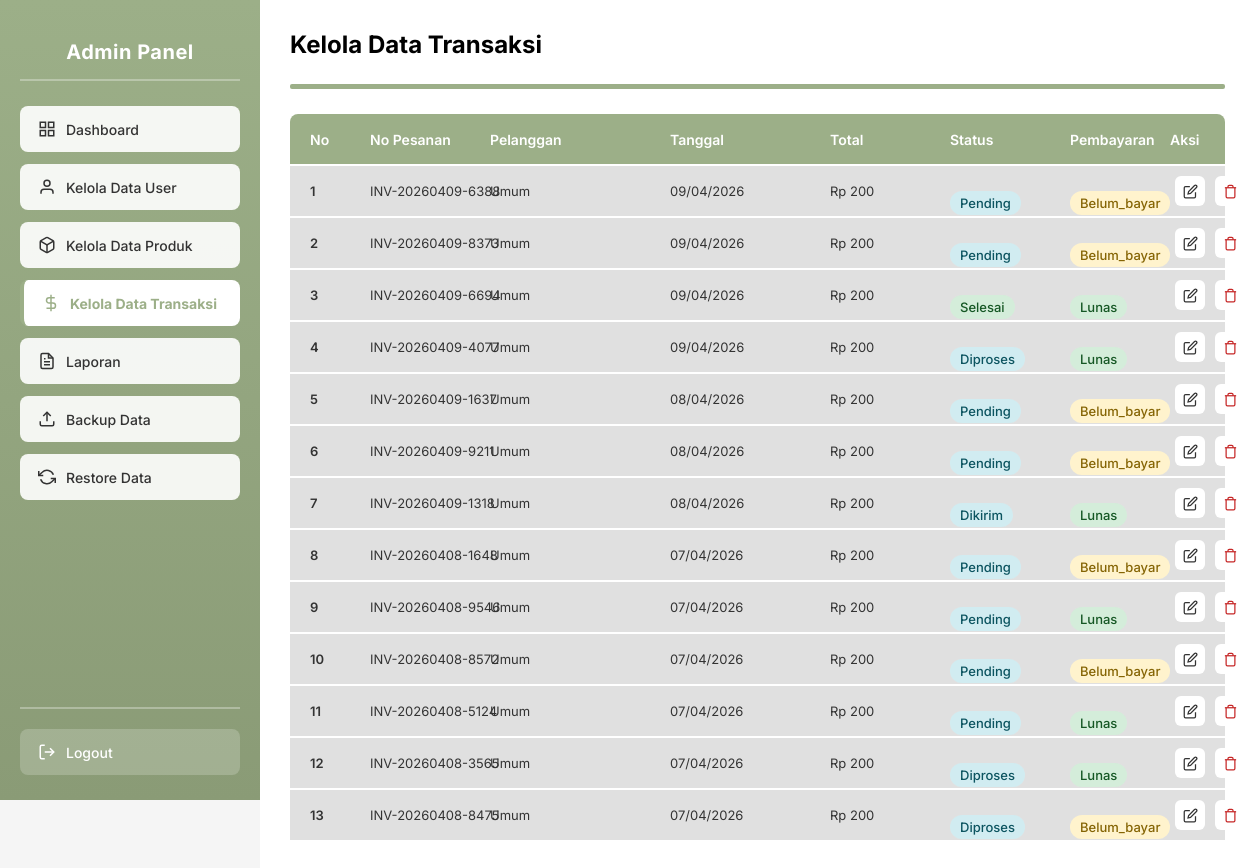
The app's page /Admin/kelola_data_transaksi.php (signed in) with its own data.
### tables this page shows
CREATE TABLE `pesanan` (
  `id` int(11) NOT NULL,
  `nomor_pesanan` varchar(50) NOT NULL,
  `id_pelanggan` int(11) DEFAULT NULL,
  `tanggal_pesanan` timestamp NOT NULL DEFAULT current_timestamp(),
  `total_harga` decimal(10,2) NOT NULL,
  `status_pesanan` enum('pending','diproses','dikirim','selesai','batal') DEFAULT 'pending',
  `status_pembayaran` enum('belum_bayar','lunas') DEFAULT 'belum_bayar',
  `metode_pembayaran` varchar(50) DEFAULT NULL,
  `metode_pembayaran_detail` varchar(50) DEFAULT NULL,
  `kurir` varchar(50) DEFAULT NULL,
  `paket_pengiriman` varchar(50) DEFAULT NULL,
  `resi_pengiriman` varchar(100) DEFAULT NULL,
  `alamat_pengiriman` text DEFAULT NULL,
  `nama_penerima` varchar(100) DEFAULT NULL,
  `telepon_penerima` varchar(20) DEFAULT NULL
);

### Admin/kelola_data_transaksi.php (the view, shortened to what this page needs)
<?php
$koneksi = getKoneksi();
$query = "SELECT p.*, pl.nama as nama_pelanggan
          FROM pesanan p
          LEFT JOIN pelanggan pl ON p.id_pelanggan = pl.id
          ORDER BY p.tanggal_pesanan DESC";
$result = mysqli_query($koneksi, $query);
$transactions = [];
while ($row = mysqli_fetch_assoc($result)) {
    $transactions[] = $row;
}
?>
<!DOCTYPE html>
<html lang="id">
<head>
</head>
<body>
<div class="main-container">
    <div class="sidebar">
        <div class="sidebar-header">
            <h1 class="sidebar-title">Admin Panel</h1>
        </div>
        <a href="dashboard.php" class="menu-item">
            <svg viewBox="0 0 24 24"><rect x="3" y="3" width="7" height="7"></rect><rect x="14" y="3" width="7" height="7"></rect><rect x="14" y="14" width="7" height="7"></rect><rect x="3" y="14" width="7" height="7"></rect></svg>
            Dashboard
        </a>
        <a href="kelola_data_user.php" class="menu-item">
            <svg viewBox="0 0 24 24"><path d="M20 21v-2a4 4 0 0 0-4-4H8a4 4 0 0 0-4 4v2"></path><circle cx="12" cy="7" r="4"></circle></svg>
            Kelola Data User
        </a>
        <a href="kelola_data_produk.php" class="menu-item">
            <svg viewBox="0 0 24 24"><path d="M21 16V8a2 2 0 0 0-1-1.73l-7-4a2 2 0 0 0-2 0l-7 4A2 2 0 0 0 3 8v8a2 2 0 0 0 1 1.73l7 4a2 2 0 0 0 2 0l7-4A2 2 0 0 0 21 16z"></path><polyline points="3.27 6.96 12 12.01 20.73 6.96"></polyline><line x1="12" y1="22.08" x2="12" y2="12"></line></svg>
            Kelola Data Produk
        </a>
        <a href="kelola_data_transaksi.php" class="menu-item active">
            <svg viewBox="0 0 24 24"><line x1="12" y1="1" x2="12" y2="23"></line><path d="M17 5H9.5a3.5 3.5 0 0 0 0 7h5a3.5 3.5 0 0 1 0 7H6"></path></svg>
            Kelola Data Transaksi
        </a>
        <a href="laporan.php" class="menu-item">
            <svg viewBox="0 0 24 24"><path d="M14 2H6a2 2 0 0 0-2 2v16a2 2 0 0 0 2 2h12a2 2 0 0 0 2-2V8z"></path><polyline points="14 2 14 8 20 8"></polyline><line x1="16" y1="13" x2="8" y2="13"></line><line x1="16" y1="17" x2="8" y2="17"></line><polyline points="10 9 9 9 8 9"></polyline></svg>
            Laporan
        </a>
        <a href="backup_data.php" class="menu-item">
            <svg viewBox="0 0 24 24"><path d="M21 15v4a2 2 0 0 1-2 2H5a2 2 0 0 1-2-2v-4"></path><polyline points="17 8 12 3 7 8"></polyline><line x1="12" y1="3" x2="12" y2="15"></line></svg>
            Backup Data
        </a>
        <a href="restore_data.php" class="menu-item">
            <svg viewBox="0 0 24 24"><polyline points="1 4 1 10 7 10"></polyline><polyline points="23 20 23 14 17 14"></polyline><path d="M20.49 9A9 9 0 0 0 5.64 5.64L1 10m22 4l-4.64 4.36A9 9 0 0 1 3.51 15"></path></svg>
            Restore Data
        </a>
        <div class="logout-section">
            <a href="../auth/logout.php" class="logout-btn">
                <svg viewBox="0 0 24 24"><path d="M9 21H5a2 2 0 0 1-2-2V5a2 2 0 0 1 2-2h4"></path><polyline points="16 17 21 12 16 7"></polyline><line x1="21" y1="12" x2="9" y2="12"></line></svg>
                Logout
            </a>
        </div>
    </div>
    <div class="main-content">
        <h2 class="page-title">Kelola Data Transaksi</h2>
        <div class="divider"></div>
        <div class="table-header">
            <span class="col-no">No</span>
            <span class="col-nomor">No Pesanan</span>
            <span class="col-pelanggan">Pelanggan</span>
            <span class="col-tanggal">Tanggal</span>
            <span class="col-total">Total</span>
            <span class="col-status">Status</span>
            <span class="col-pembayaran">Pembayaran</span>
            <span class="col-aksi">Aksi</span>
        </div>
        <?php $no = 1; foreach ($transactions as $trx): ?>
        <div class="table-row">
            <span class="col-no"><?= $no++ ?></span>
            <span class="col-nomor"><?= htmlspecialchars($trx['nomor_pesanan']) ?></span>
            <span class="col-pelanggan"><?= htmlspecialchars($trx['nama_pelanggan'] ?? 'Umum') ?></span>
            <span class="col-tanggal"><?= date('d/m/Y', strtotime($trx['tanggal_pesanan'])) ?></span>
            <span class="col-total">Rp <?= number_format($trx['total_harga'], 0, ',', '.') ?></span>
            <span class="col-status">
                <span class="badge badge-<?= $trx['status_pesanan']=='selesai'?'success':($trx['status_pesanan']=='batal'?'danger':'info') ?>">
                    <?= ucfirst($trx['status_pesanan']) ?>
                </span>
            </span>
            <span class="col-pembayaran">
                <span class="badge badge-<?= $trx['status_pembayaran']=='lunas'?'success':'warning' ?>">
                    <?= ucfirst($trx['status_pembayaran']) ?>
                </span>
            </span>
            <button class="btn-action btn-edit" onclick='openModal("edit", <?= json_encode($trx) ?>)' title="Edit Status">
                <svg viewBox="0 0 24 24"><path d="M11 4H4a2 2 0 0 0-2 2v14a2 2 0 0 0 2 2h14a2 2 0 0 0 2-2v-7"></path><path d="M18.5 2.5a2.121 2.121 0 0 1 3 3L12 15l-4 1 1-4 9.5-9.5z"></path></svg>
            </button>
            <a href="?hapus=<?= $trx['id'] ?>" class="btn-action btn-delete" onclick="return confirm('Hapus transaksi ini?')" title="Hapus">
                <svg viewBox="0 0 24 24"><polyline points="3 6 5 6 21 6"></polyline><path d="M19 6v14a2 2 0 0 1-2 2H7a2 2 0 0 1-2-2V6m3 0V4a2 2 0 0 1 2-2h4a2 2 0 0 1 2 2v2"></path></svg>
            </a>
        </div>
        <?php endforeach; ?>
    </div>
</div>
</body>
</html>

### Admin/kelola_data_transaksi.php (style rules this page uses)
* { margin: 0; padding: 0; box-sizing: border-box; }
body { font-family: 'Inter', Arial, sans-serif; background: #f5f5f5; color: #333; }
.main-container { display: flex; min-height: 100vh; }
.sidebar { width: 260px; background: linear-gradient(180deg, #9CAF88 0%, #8A9B76 100%); padding: 25px 20px; display: flex; flex-direction: column; position: fixed; height: 100vh; overflow-y: auto; }
.sidebar-header { text-align: center; padding: 15px 0; margin-bottom: 25px; border-bottom: 2px solid rgba(255,255,255,0.3); }
.sidebar-title { color: white; font-size: 20px; font-weight: 700; letter-spacing: 0.5px; }
.menu-item { background-color: rgba(255,255,255,0.9); padding: 14px 18px; margin-bottom: 12px; border-radius: 8px; text-align: left; cursor: pointer; font-weight: 500; color: #333; text-decoration: none; transition: all 0.2s ease; font-size: 14px; display: flex; align-items: center; gap: 10px; }
.menu-item.active { background-color: white; color: #9CAF88; font-weight: 700; border-left: 4px solid #9CAF88; }
.menu-item svg { width: 18px; height: 18px; stroke: currentColor; fill: none; stroke-width: 2; }
.logout-section { margin-top: auto; padding-top: 20px; border-top: 2px solid rgba(255,255,255,0.3); }
.logout-btn { display: flex; align-items: center; gap: 10px; padding: 14px 18px; background-color: rgba(255,255,255,0.2); color: white; border: none; border-radius: 8px; cursor: pointer; font-size: 14px; font-weight: 500; text-decoration: none; transition: background-color 0.2s; }
.logout-btn svg { width: 18px; height: 18px; stroke: white; fill: none; stroke-width: 2; }
.main-content { flex: 1; margin-left: 260px; padding: 30px; background: #fff; min-height: 100vh; }
.page-title { font-size: 24px; font-weight: 700; color: #000; margin-bottom: 25px; }
.divider { width: 100%; height: 5px; background: #9CAF88; margin: 0 0 25px 0; border-radius: 2px; }
.table-header { width: 100%; height: 50px; background: #9CAF88; display: flex; align-items: center; position: relative; margin-bottom: 2px; border-radius: 8px 8px 0 0; }
.table-header span { font-family: Inter; font-size: 14px; position: absolute; font-weight: 600; color: white; }
.table-header .col-no { left: 20px; }
.table-header .col-nomor { left: 80px; }
.table-header .col-pelanggan { left: 200px; }
.table-header .col-tanggal { left: 380px; }
.table-header .col-total { left: 540px; }
.table-header .col-status { left: 660px; }
.table-header .col-pembayaran { left: 780px; }
.table-header .col-aksi { left: 880px; }
.table-row { width: 100%; height: 50px; background: #E0E0E0; display: flex; align-items: center; position: relative; margin-bottom: 2px; }
.table-row span { font-family: Inter; font-size: 13px; position: absolute; }
.table-row .col-no { left: 20px; font-weight: 600; }
.table-row .col-nomor { left: 80px; }
.table-row .col-pelanggan { left: 200px; }
.table-row .col-tanggal { left: 380px; }
.table-row .col-total { left: 540px; }
.table-row .col-status { left: 660px; font-weight: 500; }
.table-row .col-pembayaran { left: 780px; font-weight: 500; }
.btn-action { width: 30px; height: 30px; position: absolute; top: 50%; transform: translateY(-50%); cursor: pointer; background: #fff; border: none; border-radius: 6px; padding: 0; display: flex; align-items: center; justify-content: center; transition: 0.2s; }
.btn-action svg { width: 15px; height: 15px; stroke: #333; fill: none; stroke-width: 2; }
.btn-edit { left: 885px; }
.btn-delete { left: 925px; }
.btn-delete svg { stroke: #c62828; }
.badge { padding: 4px 10px; border-radius: 12px; font-size: 12px; font-weight: 500; }
.badge-success { background: #d4edda; color: #155724; }
.badge-warning { background: #fff3cd; color: #856404; }
.badge-info { background: #d1ecf1; color: #0c5460; }

### records on screen
pesanan: nomor_pesanan "INV-20260409-6388", nama_pelanggan "Umum", tanggal_pesanan "09/04/2026", total_harga "200", status_pesanan "Pending", status_pembayaran "Belum_bayar"
pesanan: nomor_pesanan "INV-20260409-8373", nama_pelanggan "Umum", tanggal_pesanan "09/04/2026", total_harga "200", status_pesanan "Pending", status_pembayaran "Belum_bayar"
pesanan: nomor_pesanan "INV-20260409-6694", nama_pelanggan "Umum", tanggal_pesanan "09/04/2026", total_harga "200", status_pesanan "Selesai", status_pembayaran "Lunas"
pesanan: nomor_pesanan "INV-20260409-4077", nama_pelanggan "Umum", tanggal_pesanan "09/04/2026", total_harga "200", status_pesanan "Diproses", status_pembayaran "Lunas"
pesanan: nomor_pesanan "INV-20260409-1637", nama_pelanggan "Umum", tanggal_pesanan "08/04/2026", total_harga "200", status_pesanan "Pending", status_pembayaran "Belum_bayar"
pesanan: nomor_pesanan "INV-20260409-9211", nama_pelanggan "Umum", tanggal_pesanan "08/04/2026", total_harga "200", status_pesanan "Pending", status_pembayaran "Belum_bayar"
pesanan: nomor_pesanan "INV-20260409-1318", nama_pelanggan "Umum", tanggal_pesanan "08/04/2026", total_harga "200", status_pesanan "Dikirim", status_pembayaran "Lunas"
pesanan: nomor_pesanan "INV-20260408-1648", nama_pelanggan "Umum", tanggal_pesanan "07/04/2026", total_harga "200", status_pesanan "Pending", status_pembayaran "Belum_bayar"
pesanan: nomor_pesanan "INV-20260408-9546", nama_pelanggan "Umum", tanggal_pesanan "07/04/2026", total_harga "200", status_pesanan "Pending", status_pembayaran "Lunas"
pesanan: nomor_pesanan "INV-20260408-8572", nama_pelanggan "Umum", tanggal_pesanan "07/04/2026", total_harga "200", status_pesanan "Pending", status_pembayaran "Belum_bayar"
pesanan: nomor_pesanan "INV-20260408-5124", nama_pelanggan "Umum", tanggal_pesanan "07/04/2026", total_harga "200", status_pesanan "Pending", status_pembayaran "Lunas"
pesanan: nomor_pesanan "INV-20260408-3565", nama_pelanggan "Umum", tanggal_pesanan "07/04/2026", total_harga "200", status_pesanan "Diproses", status_pembayaran "Lunas"
pesanan: nomor_pesanan "INV-20260408-8475", nama_pelanggan "Umum", tanggal_pesanan "07/04/2026", total_harga "200", status_pesanan "Diproses", status_pembayaran "Belum_bayar"
